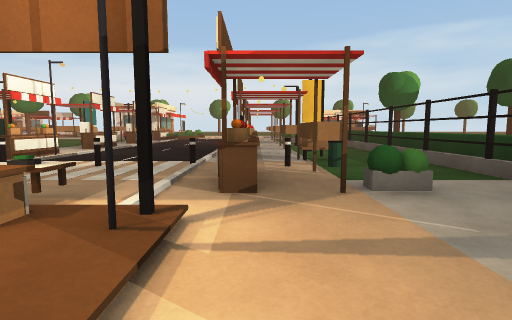
[1] (above)

24 first-person views from a walk through a 3-D level made in the Unity game engine. The camera is 1.2 m above the floor, tilts 6° down and sees 80° across. The floor is counted in squares, 2 m on a side. Each view is taken from the middle of a square. On the plan, view 1 faces up. The plan holds only what a view shows up to about 9 squares ahead; the rest is blank. The place goes on beyond the plan. The player is left out. Some animated figures are left out. Some surface patterns are stand-ins.

[2]
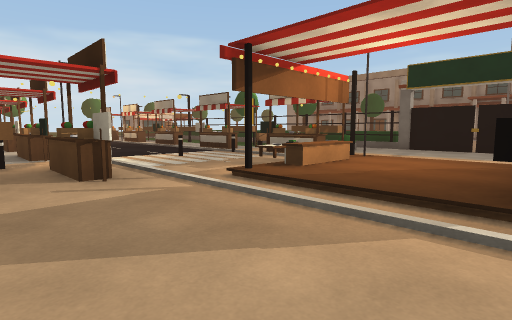

[3]
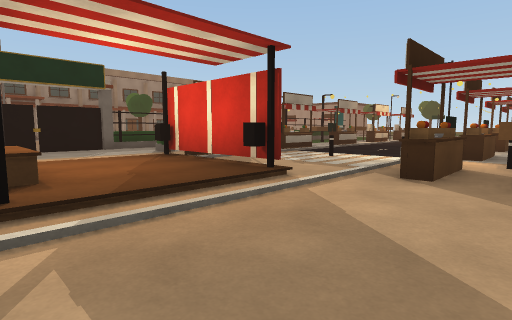

[4]
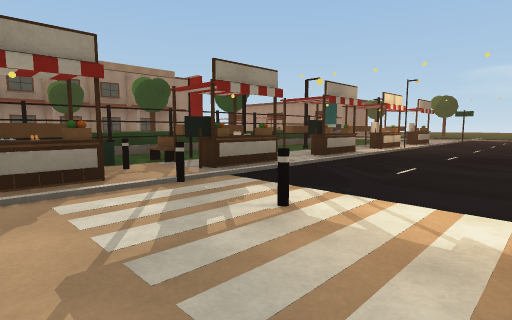

[5]
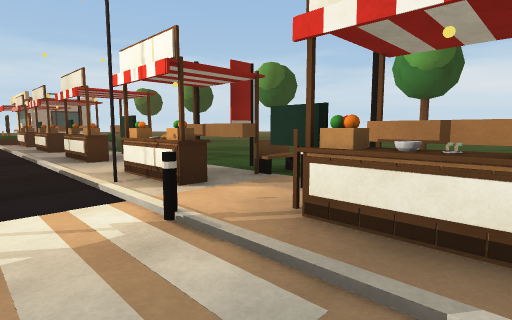

[6]
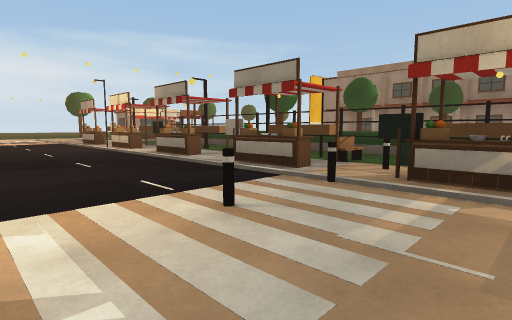

[7]
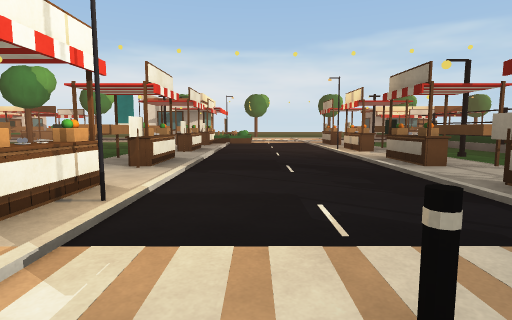

[8]
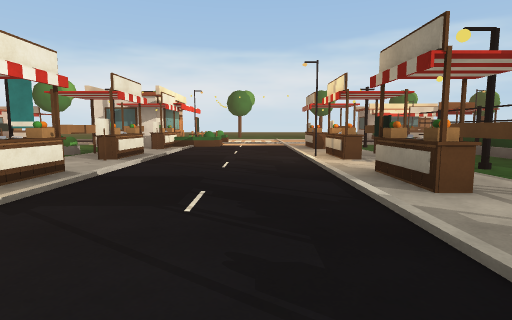

[9]
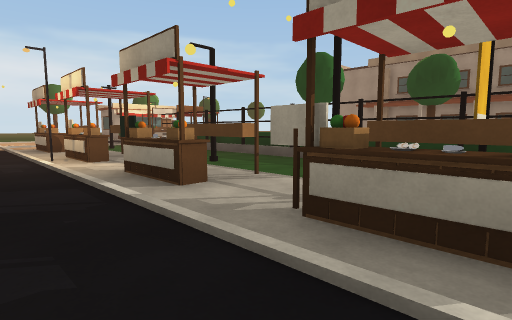

[10]
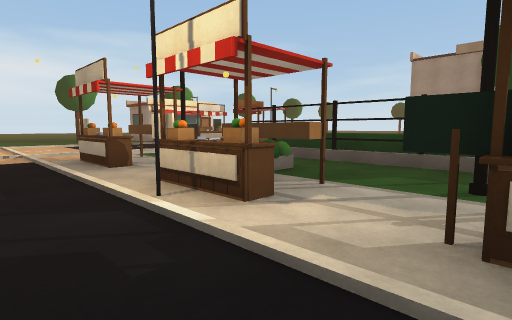

[11]
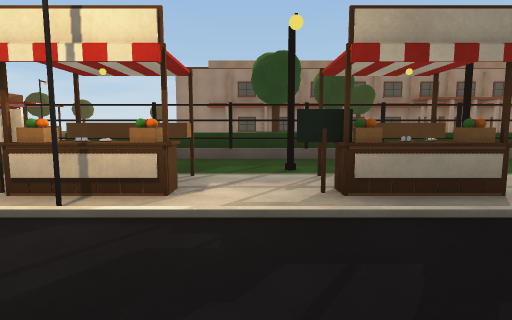

[12]
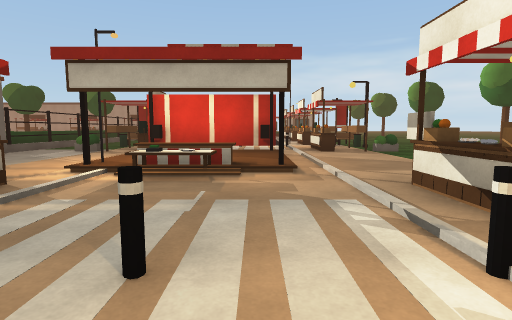

[13]
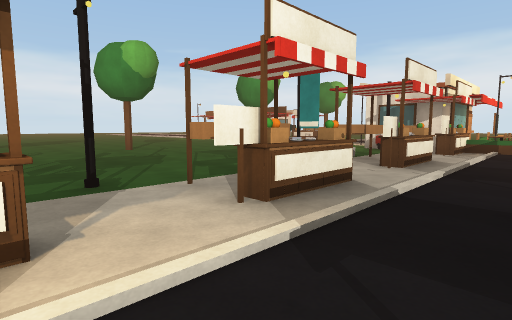

[14]
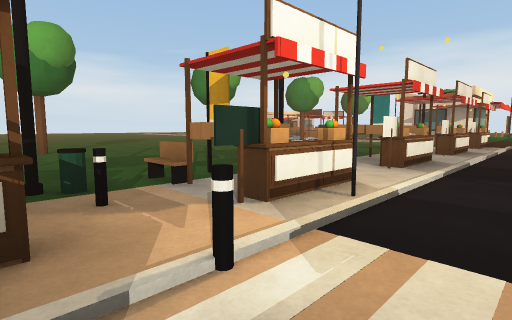

[15]
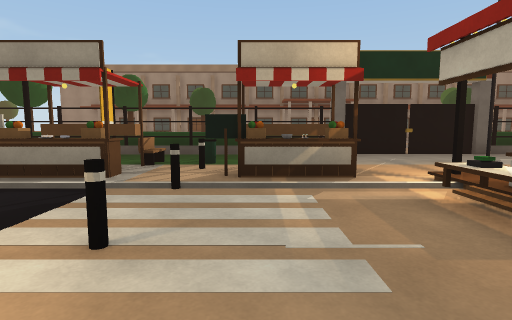

[16]
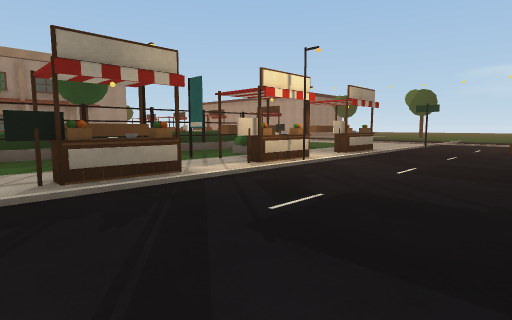

[17]
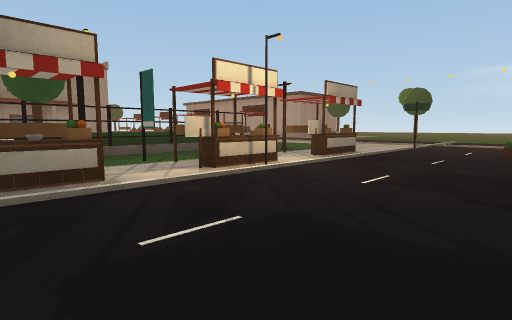

[18]
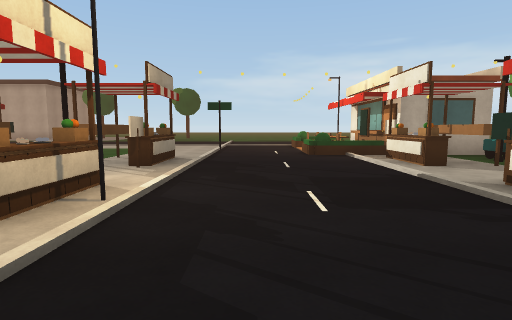

[19]
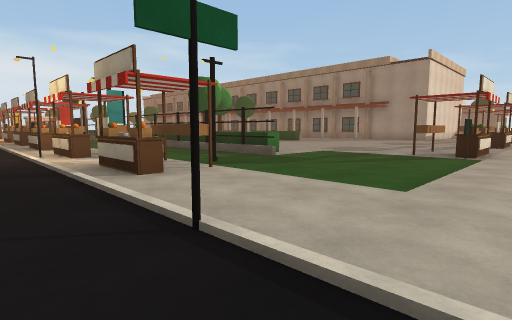

[20]
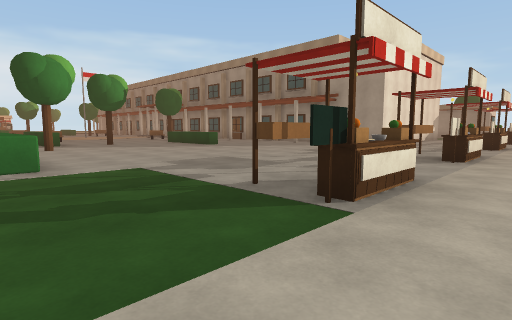

[21]
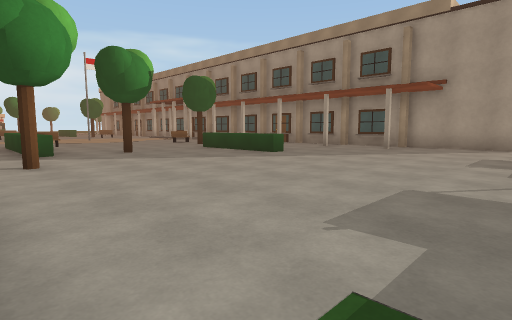

[22]
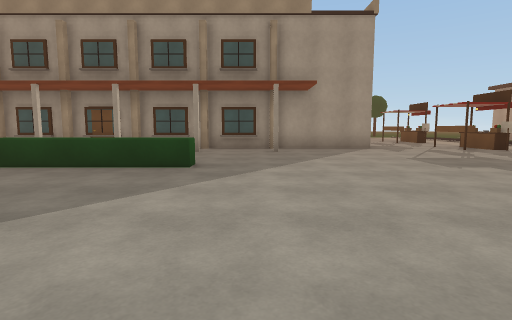

[23]
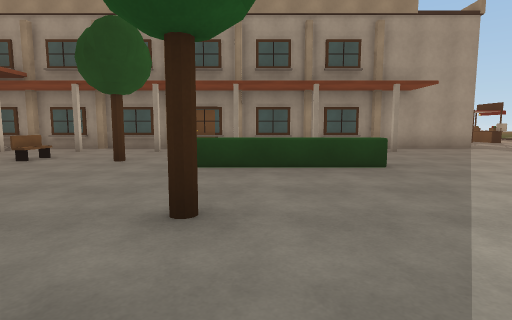

[24]
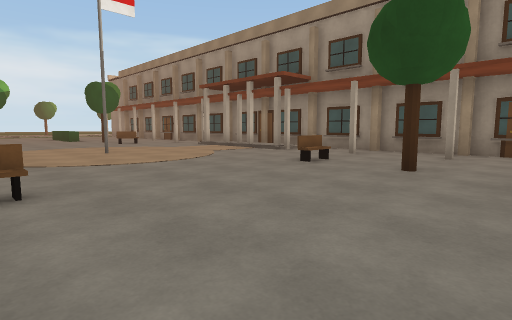

### Floor plan
Key: @ floor where view 1 was taken; # wall or solid block; x gap in a wall; . floor; = window, fence, low wall or low ledge; ^ raised ledge; O other object.
Columns run from 6 left of view 1 to 14 right of it. Each row starts with its distance up from view 1.
 15 O .... O x
 14 ........ =
 13 # ...OO#.#^
 12 OOO..OOO.=^
 11 .........=^
 10 OO....OO.#^
  9 OO.... O.=
  8 #........=^
  7 O O...OO.#^
  6 OOO...OO.=^
  5 =#.=.=#=.=^
  4 OO...O O.#^
  3 #O....O#.=   ...
  2 ...OOO...x   ....
  1 ...   ...#   ..#..
  0 ...   @..#   ......
 -1 ...OOO...x   ......##
 -2 #O.... #.=  ........#
 -3 OOO...OO.#^ ........#
 -4 ##.=.=#=.=^^=....#..#
 -5 #OO... #.=^^........#
 -6 O O... O.# ^.....#..#
 -7 #........= ^.#..^.  #
 -8 O ....OO.=^.....^   #
 -9 O ...O O.#^.....^.  #
-10 .........=^.....^...#
-11 O ...OOO.=^.........#
-12  O...OO#.#^.........#
-13  ........=^.........#
-14 O ...O O.#..........#
-15 OO.... O.............
-16 ###............  ....
-17  #O..#.....OO..OO..OO
-18  #O........O O.O ..O
-19     ...........

Where each view was taken, in squares from view 1:
view 1: 0 up, 0 right, facing up
view 2: 1 down, 6 left, facing up-right
view 3: 2 up, 6 left, facing down-right
view 4: 2 down, 4 left, facing down-right
view 5: 2 down, 3 left, facing down-left
view 6: 3 up, 4 left, facing up-right
view 7: 4 up, 3 left, facing up
view 8: 6 up, 2 left, facing up
view 9: 6 up, 2 left, facing up-right
view 10: 10 up, 2 left, facing up-right
view 11: 11 up, 3 left, facing right
view 12: 6 up, 3 left, facing down
view 13: 7 up, 3 left, facing up-left
view 14: 4 up, 3 left, facing up-left
view 15: 4 up, 4 left, facing right
view 16: 7 down, 4 left, facing down-right
view 17: 8 down, 4 left, facing down-right
view 18: 9 down, 2 left, facing down
view 19: 19 down, 2 left, facing up-right
view 20: 19 down, 3 right, facing up-right
view 21: 15 down, 4 right, facing up-right
view 22: 11 down, 5 right, facing right
view 23: 8 down, 5 right, facing right
view 24: 7 down, 6 right, facing up-right
